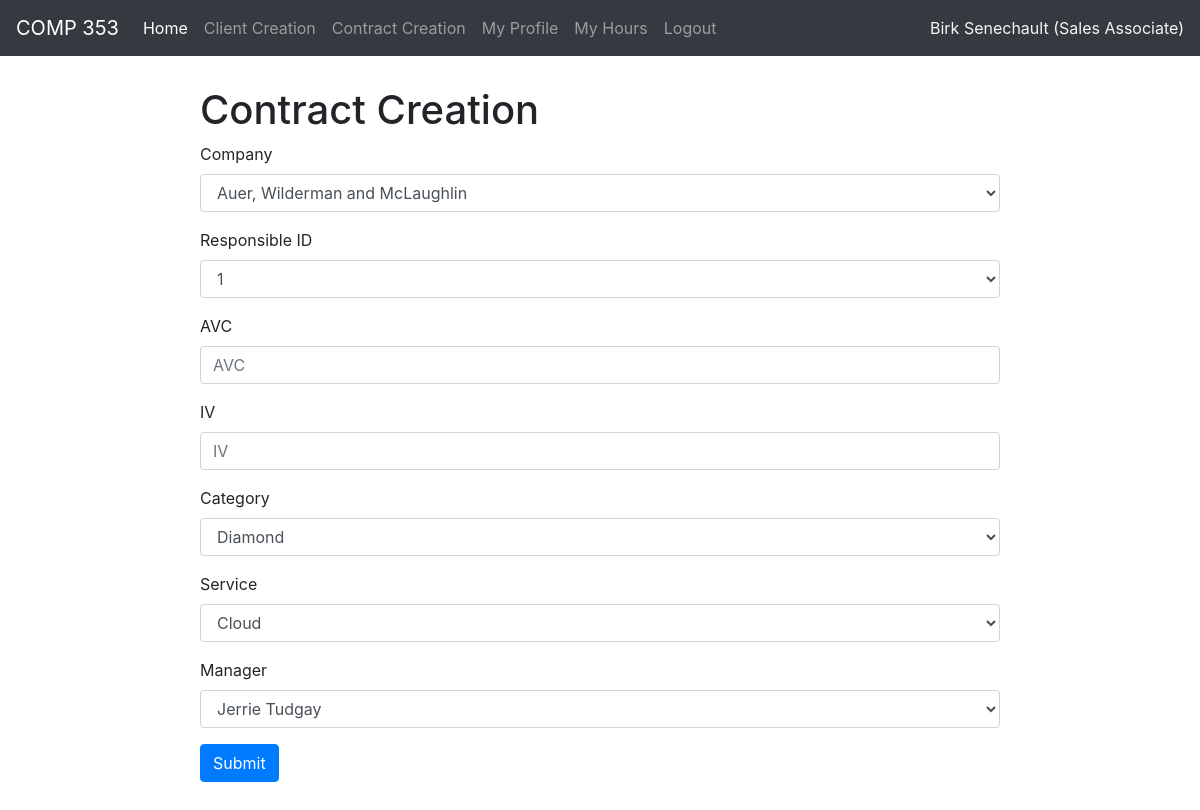
Page /contract_creation.php (signed in) on the committed database.
### tables this page shows
CREATE TABLE Employees (
  EmployeeID int not null auto_increment,
  fName varchar(50),
  lName varchar(50),
  InsuranceID int,
  EDID int,
  username char(255),
  PRIMARY KEY (EmployeeID),
  Foreign Key (InsuranceID) references Insurance (InsuranceID),
	Foreign Key (username) references Users (username),
  Foreign Key (EDID) references EmployeeType (EDID)
);

CREATE TABLE EmployeeType (
  EDID int not null auto_increment,
  Descript Char(50),
  PRIMARY KEY (EDID)
);

### contract_creation.php (the view, shortened to what this page needs)
<!DOCTYPE html>
<html lang="en">
<head>
    <link rel="stylesheet" href="https://stackpath.bootstrapcdn.com/bootstrap/4.1.0/css/bootstrap.min.css"
>
</head>
<?php
    include ('navbar.php');
    include ('db_connection.php');
?>
<body>
    <div id="container">
        <h1>Contract Creation</h1>
        <form action="contract_creation.php" method="post">
            <div class="form-group">
                <label>Company</label>
                <select class="form-control" id="company" name="company">
                    <?php
                    $sql = "SELECT DISTINCT CompName FROM Company ORDER BY CompName ASC";
                    $result = $conn->query($sql);
                    while($companies = $result->fetch_assoc()) {
                        if ($companies['CompName'] == $selectedCompany) {
                            echo "<option selected>$companies[CompName]</option>";
                        }
                        else{
                            echo "<option>$companies[CompName]</option>";
                        }
                    }
                    ?>
                </select>
            </div>
            <div class="form-group">
                <label>Responsible ID</label>
                <select class="form-control" id="respo" name="respo">
                    <?php
                    $sql = "SELECT DISTINCT RespoID FROM Responsible ORDER BY RespoID ASC";
                    $result = $conn->query($sql);
                    while($respo = $result->fetch_assoc()) {
                        if ($respo['RespoID'] == $selectedRespo) {
                            echo "<option selected>$respo[RespoID]</option>";
                        }
                        else{
                            echo "<option>$respo[RespoID]</option>";
                        }
                    }
                    ?>
                </select>
            </div>
            <div class="form-group">
                <label>AVC</label>
                <input id="AVC" name="AVC" type="text" class="form-control" placeholder="AVC">
            </div>
            <div class="form-group">
                <label>IV</label>
                <input id="IV" name="IV" type="text" class="form-control" placeholder="IV">
            </div>
            <div class="form-group">
                <label>Category</label>
                <select class="form-control" id="category" name="category">
                    <?php
                    $sql = "SELECT DISTINCT Category FROM TypeOfContracts ORDER BY Category ASC";
                    $result = $conn->query($sql);
                    while($category = $result->fetch_assoc()) {
                        if ($category['Category'] == $selectedCategory) {
                            echo "<option selected>$category[Category]</option>";
                        }
                        else{
                            echo "<option>$category[Category]</option>";
                        }
                    }
                    ?>
                </select>
            </div>
            <div class="form-group">
                <label>Service</label>
                <select name="service" id="service" class="form-control">
                    <option selected>Cloud</option>
                </select>
            </div>
            <div class="form-group">
                <label>Manager</label>
                <select class="form-control" id="manager" name="manager">
                    <?php
                    $sql = "SELECT fName, lName FROM Employees, Teams WHERE EDID=1 AND ManagerID=EmployeeID ORDER BY lName ASC";
                    $result = $conn->query($sql);
                    while($manager = $result->fetch_assoc()) {
                        echo "<option selected>$manager[fName] $manager[lName]</option>";
                    }
                    ?>
                </select>
            </div>
            <button type="submit" class="btn btn-primary">Submit</button>
        </form>
    </div>
</body>
</html>

### navbar.php (shortened to what this page needs)
<!DOCTYPE html>
<html lang="en">
<head>
    <link rel="stylesheet" href="https://stackpath.bootstrapcdn.com/bootstrap/4.1.0/css/bootstrap.min.css"
>
</head>
<body>
<?php
include('db_connection.php');
if (isset($_SESSION['loggedin']) && $_SESSION['loggedin'] == true) {
    $username = $_SESSION['username'];
    $sql = "SELECT EmployeeID, fName, lName, EDID FROM Employees WHERE username = '$username'";
    $result = $conn->query($sql);
    if($result->num_rows > 0) {
        $row = $result->fetch_assoc();
        $fName = $row["fName"];
        $lName = $row["lName"];
        $EDID = $row["EDID"];
        $sql = "SELECT Descript FROM EmployeeType WHERE EDID = '$EDID'";
        $result = $conn->query($sql);
        $row = $result->fetch_assoc();
        $descript = $row["Descript"];
    }
    if(isset($EDID)){
        if ($EDID == 2) {
            echo "<nav class=\"navbar navbar-expand-lg navbar-dark bg-dark\">
            <a class=\"navbar-brand\" href=\"#\">COMP 353</a>
            <div class=\"collapse navbar-collapse\">
                <div class=\"navbar-nav\">
                    <a class=\"nav-item nav-link active\" href=\"./\">Home</a>
                    <a class=\"nav-item nav-link\" href=\"./client_creation.php\">Client Creation</a>
                    <a class=\"nav-item nav-link\" href=\"./contract_creation.php\">Contract Creation</a>
                    <a class=\"nav-item nav-link\" href=\"./employee_view.php\">My Profile</a>
                    <a class=\"nav-item nav-link\" href=\"./employee_hours.php\">My Hours</a>
                    <a class=\"nav-item nav-link\" href=\"./logout.php\">Logout</a>
                </div>
            </div>
            <ul class=\"nav navbar-nav ml-auto\">
                <li class=\"nav-item profil\">$fName $lName ($descript)</li>
            </ul>
        </nav>";
        }
    }
    }
?>
</body>
</html>

### contract_creation.php (style rules this page uses)
#container { margin-top: 30px; margin-left: 200px; margin-right: 200px; margin-bottom: 30px; }

### navbar.php (style rules this page uses)
.profil { color:whitesmoke; }

### rows in the picture
employees: fName "Birk", lName "Senechault"
employeetype: Descript "Sales Associate"

### other values in the picture
form field company "Auer, Wilderman and McLaughlin"
form field respo "1"
form field category "Diamond"
form field manager "Jerrie Tudgay"
